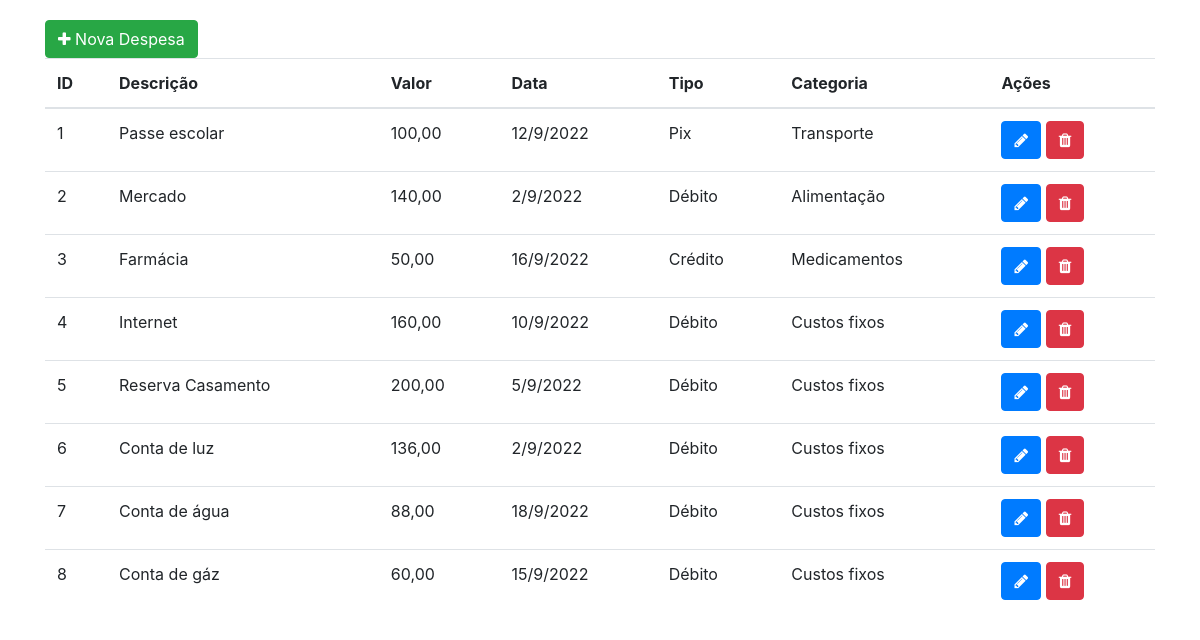
Page /api/ on the committed database.
### tables this page shows
CREATE TABLE despesas (
	id INTEGER PRIMARY KEY AUTOINCREMENT,
   	valor REAL NOT NULL,
	data_compra TEXT DEFAULT CURRENT_DATE,
    descricao TEXT,
	tipo_pagamento_id INTEGER,
    categoria_id INTEGER,
    
    FOREIGN KEY (tipo_pagamento_id)
        REFERENCES tipos_pagamento (id),
    FOREIGN KEY (categoria_id)
        REFERENCES categorias (id)
);

### api/rotas.py (the view)
def home():
    data = despesas.consultar()
    dados = json.loads(data.data)
    if(dados['sucess'] == True):
        for item in dados['data']:
            if(item['categoria_id'] == 1):
                item['categoria_id'] = 'Custos fixos'
            elif(item['categoria_id'] == 2):
                item['categoria_id'] = 'Alimentação'
            elif(item['categoria_id'] == 3):
                item['categoria_id'] = 'Transporte'
            else:
                 item['categoria_id'] = 'Medicamentos'
            if(item['tipo_pagamento_id'] == 1):
                item['tipo_pagamento_id'] = 'Dinheiro'
            elif(item['tipo_pagamento_id'] == 2):
                item['tipo_pagamento_id'] = 'Débito'
            elif(item['tipo_pagamento_id'] == 3):
                item['tipo_pagamento_id'] = 'Crédito'
            else:
                item['tipo_pagamento_id'] = 'Pix'
            data_compra = datetime.strptime(item['data_compra'], "%Y-%m-%d")
            item['data_compra'] = "{}/{}/{}".format(data_compra.day,data_compra.month,data_compra.year)
    print(dados)
    return render_template("home.html", data = dados['data'])

### api/dao/conexao.py (called while the page is built)
    def conectar(self):
        self.conn = sqlite3.connect(DB_URL)
        return self.conn

### api/templates/home.html
{% extends "layout.html" %} {% block content %}
<div class="container">
  <div class="row">
    <div class="col-md-6">
      <a href="{{url_for('api.cadastrar')}}" class="btn btn-success btn_cadastrar"><i class="fa fa-plus" aria-hidden="true"></i> Nova Despesa </a>
    </div>
  </div>
  <div class="row">
    <div class="col-md-12">
      <table class="table">
        <thead>
          <tr>
            <th scope="col">ID</th>
            <th scope="col">Descrição</th>
            <th scope="col">Valor</th>
            <th scope="col">Data</th>
            <th scope="col">Tipo</th>
            <th scope="col">Categoria</th>
            <th scope="col">Ações</th>
          </tr>
        </thead>
        <tbody>
          {% for i in data %}
          <tr>
            <td>{{loop.index}}</td>
            <td>{{i.descricao}}</td>
            <td>{{i.valor}}</td>
            <td>{{i.data_compra}}</td>
            <td>{{i.tipo_pagamento_id}}</td>
            <td>{{i.categoria_id}}</td>
            <td><a href="{{url_for('api.editar',id=i.id)}}" class="btn btn-primary"><i class="fa fa-pencil" aria-hidden="true"></i></a>
            <a href="{{url_for('api.deletar',id=i.id)}}" class="btn btn-danger" onclick="return confirm ('Tem certeza que deseja apagar?')"><i class="fa fa-trash" aria-hidden="true"></i> </a></td>
          </tr>
          {% endfor %}
        </tbody>
      </table>
    </div>
  </div>
</div>
{% endblock %}

### api/static/css/estilo.css (style rules this page uses)
.container { margin-top: 20px; }

### rows in the picture
despesas: descricao "Passe escolar", valor "100,00", data_compra "12/9/2022", tipo_pagamento_id "Pix", categoria_id "Transporte"
despesas: descricao "Mercado", valor "140,00", data_compra "2/9/2022", tipo_pagamento_id "Débito", categoria_id "Alimentação"
despesas: descricao "Farmácia", valor "50,00", data_compra "16/9/2022", tipo_pagamento_id "Crédito", categoria_id "Medicamentos"
despesas: descricao "Internet", valor "160,00", data_compra "10/9/2022", tipo_pagamento_id "Débito", categoria_id "Custos fixos"
despesas: descricao "Reserva Casamento", valor "200,00", data_compra "5/9/2022", tipo_pagamento_id "Débito", categoria_id "Custos fixos"
despesas: descricao "Conta de luz", valor "136,00", data_compra "2/9/2022", tipo_pagamento_id "Débito", categoria_id "Custos fixos"
despesas: descricao "Conta de água", valor "88,00", data_compra "18/9/2022", tipo_pagamento_id "Débito", categoria_id "Custos fixos"
despesas: descricao "Conta de gáz", valor "60,00", data_compra "15/9/2022", tipo_pagamento_id "Débito", categoria_id "Custos fixos"
